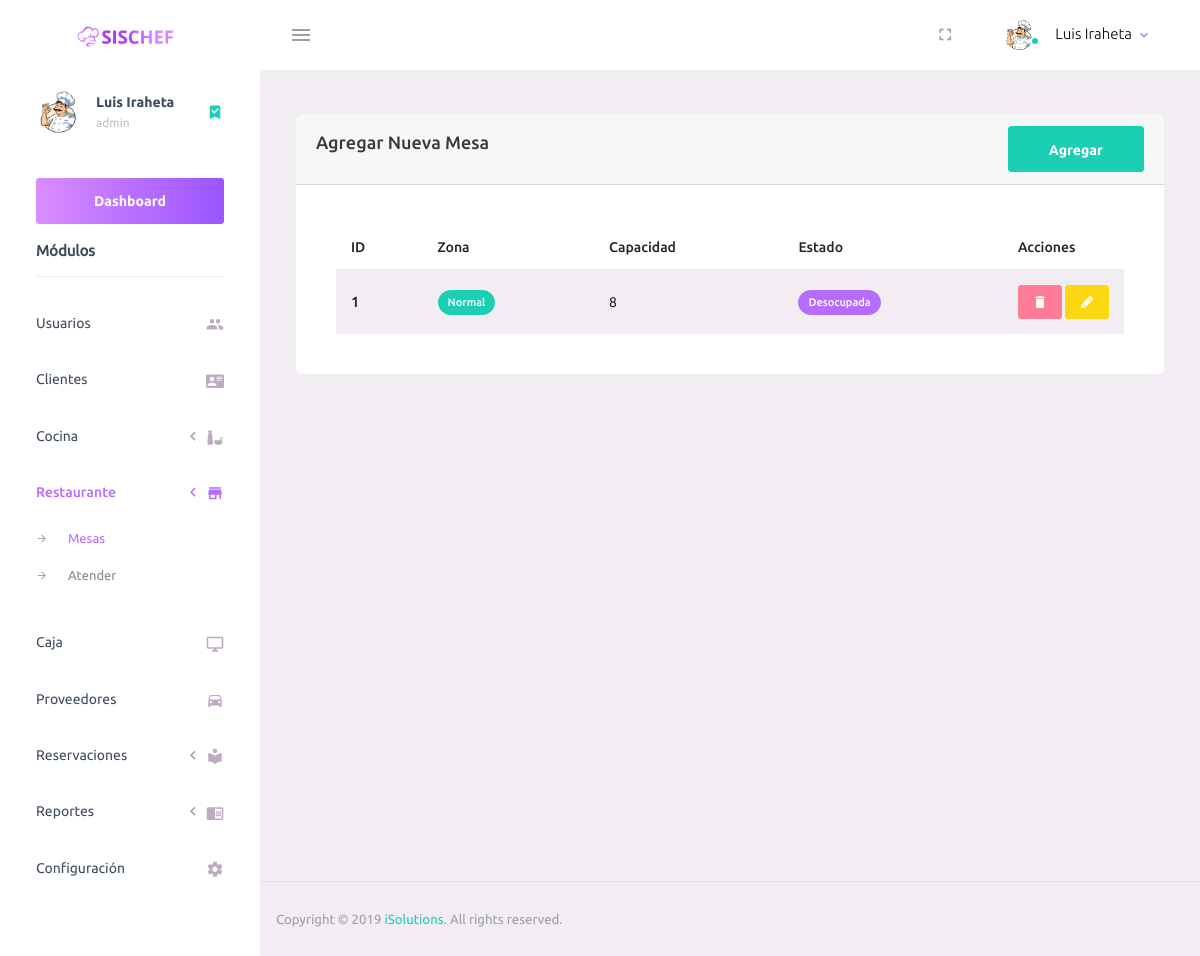
The app's page /admin/mesas.php (signed in), older data.
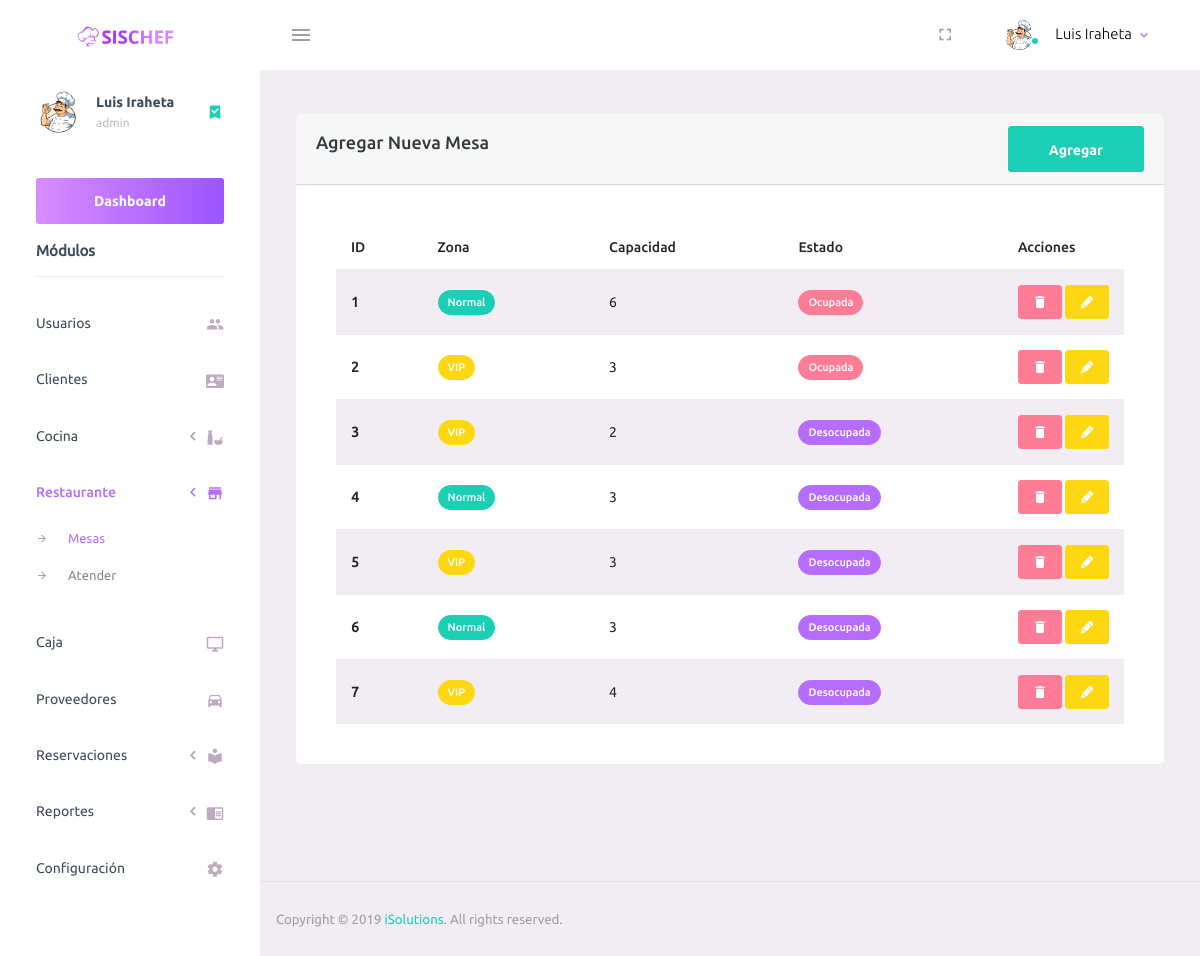
The same page, newer data.
### tables this page shows
CREATE TABLE `settings` (
  `id` int(11) NOT NULL,
  `name` varchar(30) NOT NULL,
  `tel` varchar(14) NOT NULL,
  `nit` varchar(18) NOT NULL,
  `nrc` varchar(8) NOT NULL,
  `address` varchar(70) NOT NULL,
  `icon` varchar(50) NOT NULL,
  `stock` int(11) NOT NULL
);

CREATE TABLE `mesas` (
  `id` int(11) NOT NULL,
  `tipo` smallint(6) NOT NULL,
  `capacidad` smallint(6) NOT NULL,
  `estado` smallint(6) NOT NULL
);

### admin/mesas.php (the view, shortened to what this page needs)
<?php include_once("./template/_header.php");?>
        <div class="main-panel">
          <div class="content-wrapper">
              <div class="row">
                  <div class="col-md-12">
                  <div class="card">
						<div class="card-header">
							<div class="d-flex align-items-center">
								<h4 class="card-title">Agregar Nueva Mesa</h4>
								<button class="btn btn-success btn-round ml-auto" data-toggle="modal" data-target="#addRowModal">
									Agregar
								</button>
							</div>
						</div>
						<div class="card-body">
							<div class="table-responsive">
								<table id="add-row" class="display table table-striped table-hover">
									<thead>
										<tr>
											<th>ID</th>
											<th>Zona</th>
											<th>Capacidad</th>
											<th>Estado</th>
											<th width="100">Acciones</th>
										</tr>
									</thead>
									<tbody>
										<?php
										$sql = "SELECT * FROM mesas";
										$ejecutar = $conexion->query($sql);
										while ($reg = $ejecutar->fetch_assoc()) {
											echo "<tr>";
											echo "<th scope='row'>" . ($reg["id"])  . "</th>";
											$retVal = ($reg["tipo"]=='1') ? "<span class='badge badge-pill badge-success'>Normal<span>" : "<span class='badge badge-pill badge-warning'>VIP<span>" ;
											echo "<td>" . $retVal . "</td>";
											echo "<td>" . ($reg["capacidad"]) . "</td>";
											$retVal1 = ($reg["estado"]=='0') ? "<span class='badge badge-pill badge-primary'>Desocupada<span>" : "<span class='badge badge-pill badge-danger'>Ocupada<span>" ;
											echo "<td>" . $retVal1. "</td>";
											?>
											<td>
												<a name="edit" value="Delete" id="<?php echo $reg["id"]; ?>" class="btn btn-danger btn-sm delete_data"><i style="color:white !important;" class='mdi mdi-delete'></i></a>
												<a name="edit" value="Edit" id="<?php echo $reg["id"]; ?>" class="btn btn-warning btn-sm edit_data"><i style="color:white !important;" class='mdi mdi-lead-pencil'></i></a></td>
											</tr>
										<?php  }
										?>
									</tbody>
								</table>
							</div>
						</div>
					</div>
                  </div>
              </div>
          </div>
<?php  include_once("./template/_footer.php") ?>

### admin/template/_header.php (shortened to what this page needs)
<?php
include_once("config/conexion.php");
$sql = "SELECT * from settings";
$ejecutar = $conexion->query($sql);
$data = $ejecutar->fetch_row();
?>
<!DOCTYPE html>
<html lang="es">
  <head>
    <link rel="stylesheet" href="assets/vendors/mdi/css/materialdesignicons.min.css">
    <link rel="stylesheet" href="assets/vendors/css/vendor.bundle.base.css">
    <link rel="stylesheet" href="assets/css/style.css">
    <link rel="stylesheet" href="assets/plugin/datatables/dataTables.bootstrap4.css">
    <link rel="stylesheet" href="assets/css/select2.min.css">
    <link rel="stylesheet" href="assets/css/select2-bootstrap4.min.css">
  </head>
  <body>
    <div class="container-scroller">
      <nav class="navbar default-layout-navbar col-lg-12 col-12 p-0 fixed-top d-flex flex-row">
        <div class="text-center navbar-brand-wrapper d-flex align-items-center justify-content-center">
          <a class="navbar-brand brand-logo" href="dashboard.php"><img src="assets/images/logo-2.svg" alt="logo" /></a>
        </div>
        <div class="navbar-menu-wrapper d-flex align-items-stretch">
          <button class="navbar-toggler navbar-toggler align-self-center" type="button" data-toggle="minimize">
            <span class="mdi mdi-menu"></span>
          </button>
          <ul class="navbar-nav navbar-nav-right">
            <li class="nav-item d-none d-lg-block full-screen-link">
              <a class="nav-link">
                <i class="mdi mdi-fullscreen" id="fullscreen-button"></i>
              </a>
            </li>
            <li class="nav-item nav-profile dropdown">
              <a class="nav-link dropdown-toggle" id="profileDropdown" href="#" data-toggle="dropdown" aria-expanded="false">
                <div class="nav-profile-img">
                  <img src="<?php echo $data[6]; ?>" alt="image">
                  <span class="availability-status online"></span>
                </div>
                <div class="nav-profile-text">
                  <p class="mb-1 text-black"><?php echo $_SESSION["nombre"]; ?></p>
                </div>
              </a>
            </li>
          </ul>
        </div>
      </nav>
      <div class="container-fluid page-body-wrapper">
        <nav class="sidebar sidebar-offcanvas" id="sidebar">
          <ul class="nav">
            <li class="nav-item nav-profile">
              <a href="#" class="nav-link">
                <div class="nav-profile-image">
                  <img src="<?php echo $data[6]; ?>" alt="profile">
                </div>
                <div class="nav-profile-text d-flex flex-column">
                  <span class="font-weight-bold mb-2"><?php echo $_SESSION["nombre"]; ?></span>
                  <span class="text-secondary text-small"><?php echo $_SESSION["usuario"]; ?></span>
                </div>
                <i class="mdi mdi-bookmark-check text-success nav-profile-badge"></i>
              </a>
            </li>
            <li class="nav-item sidebar-actions" style="margin-top: 0rem !important;">
              <a  href="dashboard.php" class="btn btn-block btn-lg btn-gradient-primary mt-4">Dashboard</a>
              <span class="nav-link">
                <div class="border-bottom">
                  <h6 class="font-weight-normal mb-3"><b>Módulos</b></h6>
                </div>
              </span>
            </li>
            <?php if ($_SESSION["tipo"]==1) { ?>
            <li class="nav-item">
              <a class="nav-link" href="users.php">
                <span class="menu-title">Usuarios</span>
                <i class="mdi mdi-account-multiple menu-icon"></i>
              </a>
            </li>
            <li class="nav-item">
              <a class="nav-link" href="clients.php">
                <span class="menu-title">Clientes</span>
                <i class="mdi mdi-account-card-details menu-icon"></i>
              </a>
            </li>
            <?php } ?>
            <?php if ($_SESSION["tipo"]==1 || $_SESSION["tipo"]==2 ) { ?>
            <li class="nav-item">
              <a class="nav-link collapsed" data-toggle="collapse" href="#page-layouts-mesas" aria-expanded="false" aria-controls="page-layouts">
                <span class="menu-title">Cocina</span>
                <i class="menu-arrow"></i>
                <i class="mdi mdi-food-variant menu-icon"></i>
              </a>
            </li>
            <?php } ?>
            <?php if ($_SESSION["tipo"]==1 || $_SESSION["tipo"]==3 ) { ?>
            <li class="nav-item">
              <a class="nav-link collapsed" data-toggle="collapse" href="#page-layouts" aria-expanded="false" aria-controls="page-layouts">
                <span class="menu-title">Restaurante</span>
                <i class="menu-arrow"></i>
                <i class="mdi mdi-store menu-icon"></i>
              </a>
              <div class="collapse" id="page-layouts" style="">
                <ul class="nav flex-column sub-menu">
                  <li class="nav-item"> <a class="nav-link" href="./mesas.php">Mesas</a></li>
                  <li class="nav-item"> <a class="nav-link" href="./atencion.php">Atender</a></li>
                </ul>
              </div>
            </li>
            <?php } ?>
            <?php if ($_SESSION["tipo"]==1 || $_SESSION["tipo"]==4 ) { ?>
            <li class="nav-item">
              <a class="nav-link" href="caja.php">
                <span class="menu-title">Caja</span>
                <i class="mdi mdi-monitor menu-icon"></i>
              </a>
            </li>
            <?php } ?>
            <?php if ($_SESSION["tipo"]==1) { ?>
            <li class="nav-item">
              <a class="nav-link" href="providers.php">
                <span class="menu-title">Proveedores</span>
                <i class="mdi mdi-car menu-icon"></i>
              </a>
            </li>
            <?php } ?>
            <?php if ($_SESSION["tipo"]==1 || $_SESSION["tipo"]==4 ) { ?>
              <li class="nav-item">
              <a class="nav-link collapsed" data-toggle="collapse" href="#page-layouts-reservaciones" aria-expanded="false" aria-controls="page-layouts">
                <span class="menu-title">Reservaciones</span>
                <i class="menu-arrow"></i>
                <i class="mdi mdi-library menu-icon"></i>
              </a>
            </li>
            <?php } ?>
            <?php if ($_SESSION["tipo"]==1) { ?>
            <li class="nav-item">
              <a class="nav-link collapsed" data-toggle="collapse" href="#page-layouts-reports" aria-expanded="false" aria-controls="page-layouts">
                <span class="menu-title">Reportes</span>
                <i class="menu-arrow"></i>
                <i class="mdi mdi-book-open menu-icon"></i>
              </a>
            </li>
            <li class="nav-item">
              <a class="nav-link" href="settings.php">
                <span class="menu-title">Configuración</span>
                <i class="mdi mdi-settings menu-icon"></i>
              </a>
            </li>
            <?php } ?>
          </ul>
        </nav>

### admin/template/_footer.php (shortened to what this page needs)
          <footer class="footer">
            <div class="d-sm-flex justify-content-center justify-content-sm-between">
              <span class="text-muted text-center text-sm-left d-block d-sm-inline-block">Copyright © <?php echo date("Y"); ?> <a href="https://liluisjose1.github.io/" target="_blank">iSolutions</a>. All rights reserved.</span>
            </div>
          </footer>
        </div>
      </div>
    </div>
  </body>
</html>

Row changes from the older to the newer data that the page shows:
changed mesas id 1: capacidad "8" → "6"; estado "Desocupada" → "Ocupada"
added mesas: id "2", tipo "VIP", capacidad "3", estado "Ocupada"
added mesas: id "3", tipo "VIP", capacidad "2", estado "Desocupada"
added mesas: id "4", tipo "Normal", capacidad "3", estado "Desocupada"
added mesas: id "5", tipo "VIP", capacidad "3", estado "Desocupada"
added mesas: id "6", tipo "Normal", capacidad "3", estado "Desocupada"
added mesas: id "7", tipo "VIP", capacidad "4", estado "Desocupada"
